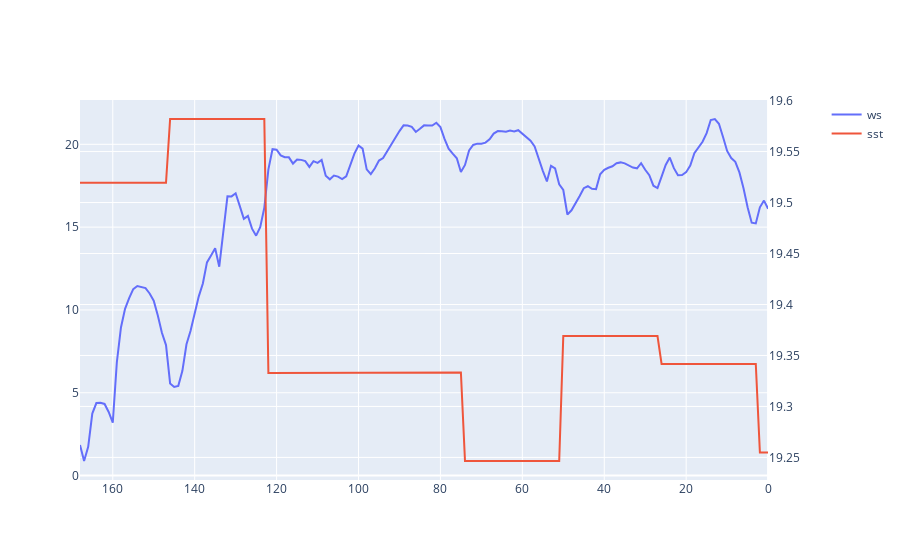

Notebook cell for this chart:
### Code cell
import plotly.graph_objects as go
from plotly.subplots import make_subplots


fig = make_subplots(specs=[[{"secondary_y": True}]])
fig.update_xaxes(autorange="reversed")

fig.add_trace(
    go.Scatter(x = np.linspace(168,0,169), y= ws.iloc[:,0].values, name="ws"),
    secondary_y=False,
)

fig.add_trace(
    go.Scatter(x = np.linspace(168,0,169), y= sst.iloc[:,0].values, name="sst"),
    secondary_y=True,
)

### Figure 1 — Plotly figure (JSON) as saved in the notebook; plotly's stock layout.template omitted (floating-point values rounded to 4 significant figures; data arrays with more than 128 entries replaced by an {"elided": "..."} marker saying what was removed)
{"data": [{"name": "ws", "type": "scatter", "x": {"elided": "169 int values"}, "xaxis": "x", "y": {"elided": "169 float values"}, "yaxis": "y"}, {"name": "sst", "type": "scatter", "x": {"elided": "169 int values"}, "xaxis": "x", "y": {"elided": "169 float values"}, "yaxis": "y2"}], "layout": {"xaxis": {"anchor": "y", "autorange": "reversed", "domain": [0, 0.94]}, "yaxis": {"anchor": "x", "domain": [0, 1]}, "yaxis2": {"anchor": "x", "overlaying": "y", "side": "right"}}}
